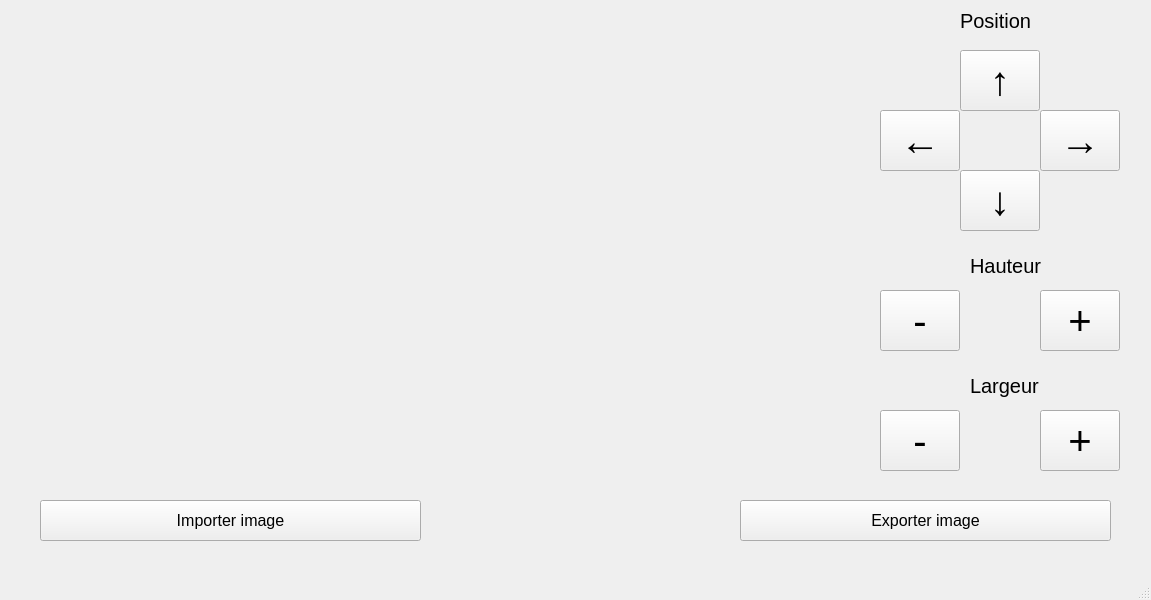
<?xml version="1.0" encoding="UTF-8"?>
<ui version="4.0">
 <class>FenetrePrincipale</class>
 <widget class="QMainWindow" name="FenetrePrincipale">
  <property name="geometry">
   <rect>
    <x>0</x>
    <y>0</y>
    <width>1151</width>
    <height>600</height>
   </rect>
  </property>
  <property name="windowTitle">
   <string>FenetrePrincipale</string>
  </property>
  <widget class="QWidget" name="centralwidget">
   <widget class="QPushButton" name="ImportImageButton">
    <property name="geometry">
     <rect>
      <x>40</x>
      <y>500</y>
      <width>381</width>
      <height>41</height>
     </rect>
    </property>
    <property name="font">
     <font>
      <pointsize>12</pointsize>
     </font>
    </property>
    <property name="text">
     <string>Importer image</string>
    </property>
   </widget>
   <widget class="QPushButton" name="ExportImageButton">
    <property name="geometry">
     <rect>
      <x>740</x>
      <y>500</y>
      <width>371</width>
      <height>41</height>
     </rect>
    </property>
    <property name="font">
     <font>
      <pointsize>12</pointsize>
     </font>
    </property>
    <property name="text">
     <string>Exporter image</string>
    </property>
   </widget>
   <widget class="QPushButton" name="positionHautPushButton">
    <property name="geometry">
     <rect>
      <x>960</x>
      <y>50</y>
      <width>80</width>
      <height>61</height>
     </rect>
    </property>
    <property name="font">
     <font>
      <pointsize>30</pointsize>
      <bold>false</bold>
     </font>
    </property>
    <property name="text">
     <string>↑</string>
    </property>
   </widget>
   <widget class="QPushButton" name="positionGauchePushButton">
    <property name="geometry">
     <rect>
      <x>880</x>
      <y>110</y>
      <width>80</width>
      <height>61</height>
     </rect>
    </property>
    <property name="font">
     <font>
      <pointsize>30</pointsize>
     </font>
    </property>
    <property name="text">
     <string>←</string>
    </property>
   </widget>
   <widget class="QPushButton" name="positionDroitePushButton">
    <property name="geometry">
     <rect>
      <x>1040</x>
      <y>110</y>
      <width>80</width>
      <height>61</height>
     </rect>
    </property>
    <property name="font">
     <font>
      <pointsize>30</pointsize>
     </font>
    </property>
    <property name="text">
     <string>→</string>
    </property>
   </widget>
   <widget class="QPushButton" name="positionBasPushButton">
    <property name="geometry">
     <rect>
      <x>960</x>
      <y>170</y>
      <width>80</width>
      <height>61</height>
     </rect>
    </property>
    <property name="font">
     <font>
      <pointsize>30</pointsize>
     </font>
    </property>
    <property name="text">
     <string>↓</string>
    </property>
   </widget>
   <widget class="QPushButton" name="hauteurPlusPushButton">
    <property name="geometry">
     <rect>
      <x>1040</x>
      <y>290</y>
      <width>80</width>
      <height>61</height>
     </rect>
    </property>
    <property name="font">
     <font>
      <pointsize>30</pointsize>
     </font>
    </property>
    <property name="text">
     <string>+</string>
    </property>
   </widget>
   <widget class="QPushButton" name="hauteurMoinsPushButton">
    <property name="geometry">
     <rect>
      <x>880</x>
      <y>290</y>
      <width>80</width>
      <height>61</height>
     </rect>
    </property>
    <property name="font">
     <font>
      <pointsize>30</pointsize>
     </font>
    </property>
    <property name="text">
     <string>-</string>
    </property>
   </widget>
   <widget class="QPushButton" name="largeurPlusPushButton">
    <property name="geometry">
     <rect>
      <x>1040</x>
      <y>410</y>
      <width>80</width>
      <height>61</height>
     </rect>
    </property>
    <property name="font">
     <font>
      <pointsize>30</pointsize>
     </font>
    </property>
    <property name="text">
     <string>+</string>
    </property>
   </widget>
   <widget class="QPushButton" name="largeurMoinsPushButton">
    <property name="geometry">
     <rect>
      <x>880</x>
      <y>410</y>
      <width>80</width>
      <height>61</height>
     </rect>
    </property>
    <property name="font">
     <font>
      <pointsize>30</pointsize>
     </font>
    </property>
    <property name="text">
     <string>-</string>
    </property>
   </widget>
   <widget class="QLabel" name="positionLabel">
    <property name="geometry">
     <rect>
      <x>960</x>
      <y>10</y>
      <width>71</width>
      <height>21</height>
     </rect>
    </property>
    <property name="font">
     <font>
      <pointsize>15</pointsize>
     </font>
    </property>
    <property name="text">
     <string>Position</string>
    </property>
   </widget>
   <widget class="QLabel" name="hauteurLabel">
    <property name="geometry">
     <rect>
      <x>970</x>
      <y>250</y>
      <width>81</width>
      <height>31</height>
     </rect>
    </property>
    <property name="font">
     <font>
      <pointsize>15</pointsize>
     </font>
    </property>
    <property name="text">
     <string>Hauteur</string>
    </property>
   </widget>
   <widget class="QLabel" name="largeurLabel">
    <property name="geometry">
     <rect>
      <x>970</x>
      <y>370</y>
      <width>71</width>
      <height>31</height>
     </rect>
    </property>
    <property name="font">
     <font>
      <pointsize>15</pointsize>
     </font>
    </property>
    <property name="text">
     <string>Largeur</string>
    </property>
   </widget>
  </widget>
  <widget class="QMenuBar" name="menubar">
   <property name="geometry">
    <rect>
     <x>0</x>
     <y>0</y>
     <width>1151</width>
     <height>21</height>
    </rect>
   </property>
  </widget>
  <widget class="QStatusBar" name="statusbar"/>
 </widget>
 <resources/>
 <connections/>
</ui>
